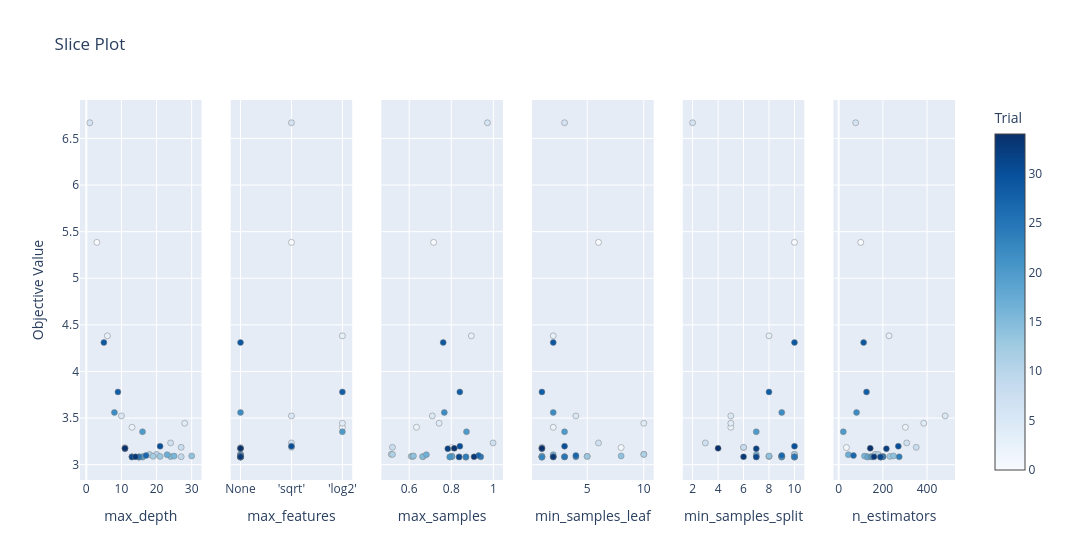

Notebook code cell kept with this figure:
### Code cell
optuna.visualization.plot_slice(study)

### Figure 1 — Plotly figure (JSON) as saved in the notebook; plotly's stock layout.template omitted (floating-point values rounded to 4 significant figures)
{"data": [{"marker": {"color": [0, 1, 2, 3, 4, 5, 6, 7, 8, 9, 10, 11, 12, 13, 14, 15, 16, 17, 18, 19, 20, 21, 22, 23, 24, 25, 26, 27, 28, 29, 30, 31, 32, 33, 34], "colorbar": {"title": {"text": "Trial"}, "x": 1, "xpad": 40}, "colorscale": [[0, "rgb(247,251,255)"], [0.125, "rgb(222,235,247)"], [0.25, "rgb(198,219,239)"], [0.375, "rgb(158,202,225)"], [0.5, "rgb(107,174,214)"], [0.625, "rgb(66,146,198)"], [0.75, "rgb(33,113,181)"], [0.875, "rgb(8,81,156)"], [1, "rgb(8,48,107)"]], "line": {"color": "Grey", "width": 0.5}, "showscale": true}, "mode": "markers", "name": "Feasible Trial", "showlegend": false, "type": "scatter", "x": [3, 11, 13, 6, 28, 10, 1, 24, 27, 27, 20, 18, 19, 21, 30, 24, 25, 23, 16, 16, 16, 15, 8, 15, 13, 15, 13, 17, 9, 5, 21, 13, 11, 14, 11], "xaxis": "x", "y": [5.385, 3.184, 3.401, 4.382, 3.445, 3.523, 6.669, 3.233, 3.186, 3.085, 3.111, 3.111, 3.089, 3.089, 3.094, 3.087, 3.092, 3.107, 3.082, 3.086, 3.353, 3.083, 3.561, 3.08, 3.084, 3.084, 3.084, 3.098, 3.78, 4.311, 3.198, 3.083, 3.172, 3.084, 3.175], "yaxis": "y"}, {"marker": {"color": [1, 9, 10, 11, 12, 13, 14, 15, 16, 17, 18, 19, 21, 22, 23, 24, 25, 26, 27, 29, 31, 32, 33, 34, 0, 5, 6, 7, 8, 30, 2, 3, 4, 20, 28], "colorbar": {"title": {"text": "Trial"}, "x": 1, "xpad": 40}, "colorscale": [[0, "rgb(247,251,255)"], [0.125, "rgb(222,235,247)"], [0.25, "rgb(198,219,239)"], [0.375, "rgb(158,202,225)"], [0.5, "rgb(107,174,214)"], [0.625, "rgb(66,146,198)"], [0.75, "rgb(33,113,181)"], [0.875, "rgb(8,81,156)"], [1, "rgb(8,48,107)"]], "line": {"color": "Grey", "width": 0.5}, "showscale": false}, "mode": "markers", "name": "Feasible Trial", "showlegend": false, "type": "scatter", "x": ["None", "None", "None", "None", "None", "None", "None", "None", "None", "None", "None", "None", "None", "None", "None", "None", "None", "None", "None", "None", "None", "None", "None", "None", "'sqrt'", "'sqrt'", "'sqrt'", "'sqrt'", "'sqrt'", "'sqrt'", "'log2'", "'log2'", "'log2'", "'log2'", "'log2'"], "xaxis": "x2", "y": [3.184, 3.085, 3.111, 3.111, 3.089, 3.089, 3.094, 3.087, 3.092, 3.107, 3.082, 3.086, 3.083, 3.561, 3.08, 3.084, 3.084, 3.084, 3.098, 4.311, 3.083, 3.172, 3.084, 3.175, 5.385, 3.523, 6.669, 3.233, 3.186, 3.198, 3.401, 4.382, 3.445, 3.353, 3.78], "yaxis": "y2"}, {"marker": {"color": [0, 1, 2, 3, 4, 5, 6, 7, 8, 9, 10, 11, 12, 13, 14, 15, 16, 17, 18, 19, 20, 21, 22, 23, 24, 25, 26, 27, 28, 29, 30, 31, 32, 33, 34], "colorbar": {"title": {"text": "Trial"}, "x": 1, "xpad": 40}, "colorscale": [[0, "rgb(247,251,255)"], [0.125, "rgb(222,235,247)"], [0.25, "rgb(198,219,239)"], [0.375, "rgb(158,202,225)"], [0.5, "rgb(107,174,214)"], [0.625, "rgb(66,146,198)"], [0.75, "rgb(33,113,181)"], [0.875, "rgb(8,81,156)"], [1, "rgb(8,48,107)"]], "line": {"color": "Grey", "width": 0.5}, "showscale": false}, "mode": "markers", "name": "Feasible Trial", "showlegend": false, "type": "scatter", "x": [0.7162, 0.8018, 0.6346, 0.8953, 0.742, 0.7098, 0.9717, 0.9985, 0.5205, 0.6663, 0.5146, 0.5208, 0.6096, 0.6167, 0.6203, 0.6634, 0.8025, 0.6817, 0.7942, 0.8038, 0.8721, 0.7927, 0.7668, 0.869, 0.8698, 0.9398, 0.8377, 0.9294, 0.8405, 0.7615, 0.8408, 0.8368, 0.7834, 0.908, 0.8142], "xaxis": "x3", "y": [5.385, 3.184, 3.401, 4.382, 3.445, 3.523, 6.669, 3.233, 3.186, 3.085, 3.111, 3.111, 3.089, 3.089, 3.094, 3.087, 3.092, 3.107, 3.082, 3.086, 3.353, 3.083, 3.561, 3.08, 3.084, 3.084, 3.084, 3.098, 3.78, 4.311, 3.198, 3.083, 3.172, 3.084, 3.175], "yaxis": "y3"}, {"marker": {"color": [0, 1, 2, 3, 4, 5, 6, 7, 8, 9, 10, 11, 12, 13, 14, 15, 16, 17, 18, 19, 20, 21, 22, 23, 24, 25, 26, 27, 28, 29, 30, 31, 32, 33, 34], "colorbar": {"title": {"text": "Trial"}, "x": 1, "xpad": 40}, "colorscale": [[0, "rgb(247,251,255)"], [0.125, "rgb(222,235,247)"], [0.25, "rgb(198,219,239)"], [0.375, "rgb(158,202,225)"], [0.5, "rgb(107,174,214)"], [0.625, "rgb(66,146,198)"], [0.75, "rgb(33,113,181)"], [0.875, "rgb(8,81,156)"], [1, "rgb(8,48,107)"]], "line": {"color": "Grey", "width": 0.5}, "showscale": false}, "mode": "markers", "name": "Feasible Trial", "showlegend": false, "type": "scatter", "x": [6, 8, 2, 2, 10, 4, 3, 6, 1, 1, 10, 10, 5, 5, 8, 1, 1, 2, 1, 3, 3, 3, 2, 1, 4, 3, 2, 4, 1, 2, 3, 2, 1, 2, 1], "xaxis": "x4", "y": [5.385, 3.184, 3.401, 4.382, 3.445, 3.523, 6.669, 3.233, 3.186, 3.085, 3.111, 3.111, 3.089, 3.089, 3.094, 3.087, 3.092, 3.107, 3.082, 3.086, 3.353, 3.083, 3.561, 3.08, 3.084, 3.084, 3.084, 3.098, 3.78, 4.311, 3.198, 3.083, 3.172, 3.084, 3.175], "yaxis": "y4"}, {"marker": {"color": [0, 1, 2, 3, 4, 5, 6, 7, 8, 9, 10, 11, 12, 13, 14, 15, 16, 17, 18, 19, 20, 21, 22, 23, 24, 25, 26, 27, 28, 29, 30, 31, 32, 33, 34], "colorbar": {"title": {"text": "Trial"}, "x": 1, "xpad": 40}, "colorscale": [[0, "rgb(247,251,255)"], [0.125, "rgb(222,235,247)"], [0.25, "rgb(198,219,239)"], [0.375, "rgb(158,202,225)"], [0.5, "rgb(107,174,214)"], [0.625, "rgb(66,146,198)"], [0.75, "rgb(33,113,181)"], [0.875, "rgb(8,81,156)"], [1, "rgb(8,48,107)"]], "line": {"color": "Grey", "width": 0.5}, "showscale": false}, "mode": "markers", "name": "Feasible Trial", "showlegend": false, "type": "scatter", "x": [10, 6, 5, 8, 5, 5, 2, 3, 6, 9, 10, 10, 8, 8, 8, 9, 9, 7, 9, 9, 7, 9, 9, 10, 10, 10, 7, 9, 8, 10, 10, 7, 7, 6, 4], "xaxis": "x5", "y": [5.385, 3.184, 3.401, 4.382, 3.445, 3.523, 6.669, 3.233, 3.186, 3.085, 3.111, 3.111, 3.089, 3.089, 3.094, 3.087, 3.092, 3.107, 3.082, 3.086, 3.353, 3.083, 3.561, 3.08, 3.084, 3.084, 3.084, 3.098, 3.78, 4.311, 3.198, 3.083, 3.172, 3.084, 3.175], "yaxis": "y5"}, {"marker": {"color": [0, 1, 2, 3, 4, 5, 6, 7, 8, 9, 10, 11, 12, 13, 14, 15, 16, 17, 18, 19, 20, 21, 22, 23, 24, 25, 26, 27, 28, 29, 30, 31, 32, 33, 34], "colorbar": {"title": {"text": "Trial"}, "x": 1, "xpad": 40}, "colorscale": [[0, "rgb(247,251,255)"], [0.125, "rgb(222,235,247)"], [0.25, "rgb(198,219,239)"], [0.375, "rgb(158,202,225)"], [0.5, "rgb(107,174,214)"], [0.625, "rgb(66,146,198)"], [0.75, "rgb(33,113,181)"], [0.875, "rgb(8,81,156)"], [1, "rgb(8,48,107)"]], "line": {"color": "Grey", "width": 0.5}, "showscale": false}, "mode": "markers", "name": "Feasible Trial", "showlegend": false, "type": "scatter", "x": [100, 35, 302, 228, 385, 482, 77, 308, 351, 155, 165, 179, 201, 232, 248, 127, 117, 44, 131, 146, 21, 151, 81, 190, 274, 201, 193, 67, 126, 113, 270, 189, 216, 160, 143], "xaxis": "x6", "y": [5.385, 3.184, 3.401, 4.382, 3.445, 3.523, 6.669, 3.233, 3.186, 3.085, 3.111, 3.111, 3.089, 3.089, 3.094, 3.087, 3.092, 3.107, 3.082, 3.086, 3.353, 3.083, 3.561, 3.08, 3.084, 3.084, 3.084, 3.098, 3.78, 4.311, 3.198, 3.083, 3.172, 3.084, 3.175], "yaxis": "y6"}], "layout": {"title": {"text": "Slice Plot"}, "width": 1800, "xaxis": {"anchor": "y", "domain": [0, 0.1389], "title": {"text": "max_depth"}}, "xaxis2": {"anchor": "y2", "categoryarray": ["None", "'sqrt'", "'log2'"], "categoryorder": "array", "domain": [0.1722, 0.3111], "title": {"text": "max_features"}, "type": "category"}, "xaxis3": {"anchor": "y3", "domain": [0.3444, 0.4833], "title": {"text": "max_samples"}}, "xaxis4": {"anchor": "y4", "domain": [0.5167, 0.6556], "title": {"text": "min_samples_leaf"}}, "xaxis5": {"anchor": "y5", "domain": [0.6889, 0.8278], "title": {"text": "min_samples_split"}}, "xaxis6": {"anchor": "y6", "domain": [0.8611, 1], "title": {"text": "n_estimators"}}, "yaxis": {"anchor": "x", "domain": [0, 1], "title": {"text": "Objective Value"}}, "yaxis2": {"anchor": "x2", "domain": [0, 1], "matches": "y", "showticklabels": false}, "yaxis3": {"anchor": "x3", "domain": [0, 1], "matches": "y", "showticklabels": false}, "yaxis4": {"anchor": "x4", "domain": [0, 1], "matches": "y", "showticklabels": false}, "yaxis5": {"anchor": "x5", "domain": [0, 1], "matches": "y", "showticklabels": false}, "yaxis6": {"anchor": "x6", "domain": [0, 1], "matches": "y", "showticklabels": false}}}
